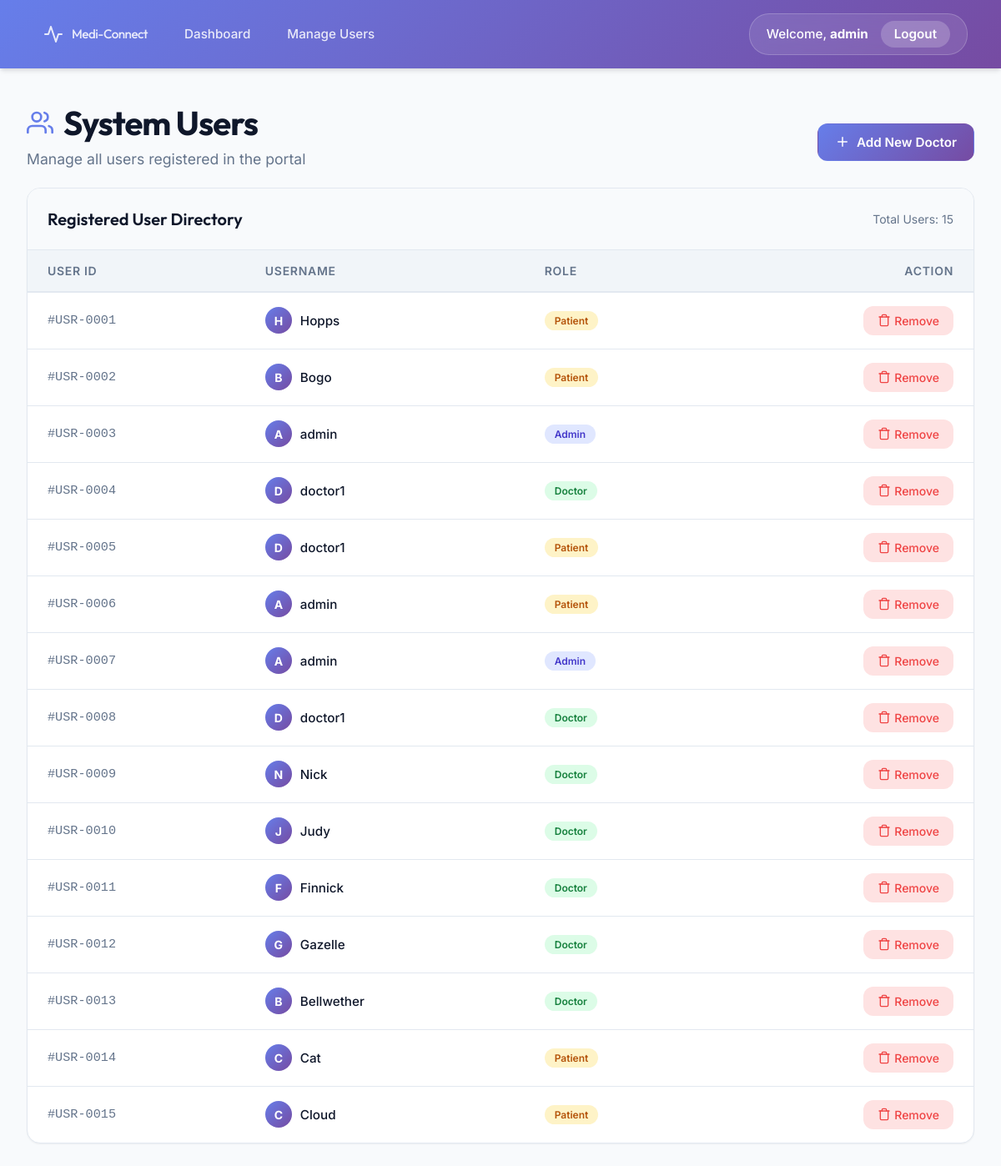
Before: /admin/users (signed in) with the older database file.
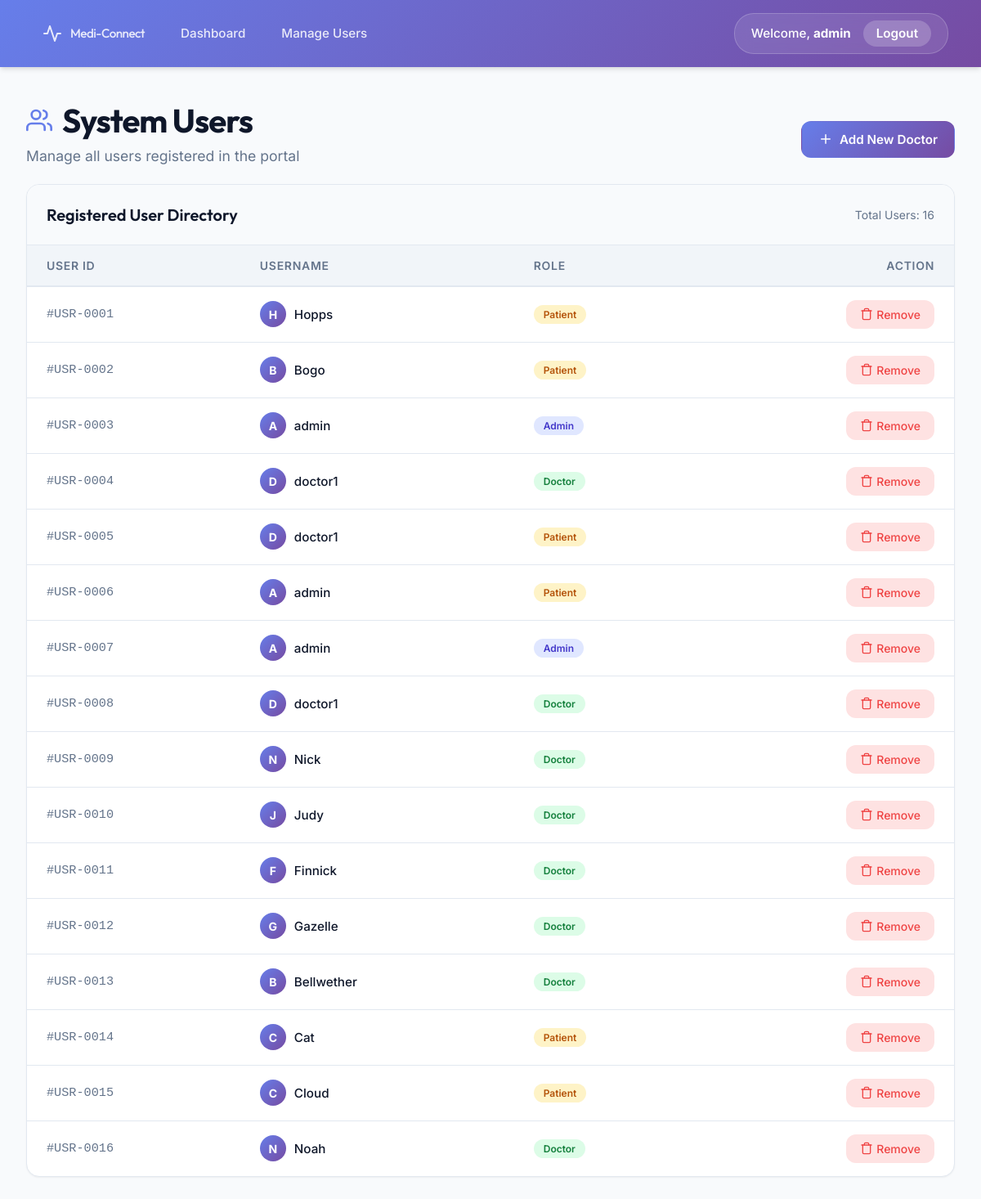
After: the same page with the newer database file.
### tables this page shows
CREATE TABLE users(
    id INTEGER PRIMARY KEY AUTOINCREMENT,
    username TEXT,
    password TEXT,
    role TEXT
);

### app.py (the view)
@app.route('/admin/users')
def view_users():
    if session.get('role') != 'admin':
        return "Unauthorized access", 403
    conn = get_db_connection()
    users = conn.execute('SELECT id, username, role FROM users').fetchall()
    conn.close()
    return render_template('view_users.html', users=users)

### app.py (called while the page is built)
def get_db_connection():
    conn = sqlite3.connect('database.db')
    conn.row_factory = sqlite3.Row
    return conn

### templates/view_users.html (shortened to what this page needs)
{% extends "base.html" %}
{% block content %}
<div class="users-container">
    <div class="dashboard-header" style="display: flex; justify-content: space-between; align-items: flex-end; margin-bottom: 0;">
        <div>
            <h2>
                System Users
            </h2>
            <p>Manage all users registered in the portal</p>
        </div>
        <a href="/admin/add_doctor" class="btn-action btn-primary" style="margin-bottom: 0.5rem;">
            <svg width="18" height="18" viewBox="0 0 24 24" fill="none" stroke="currentColor" stroke-width="2" stroke-linecap="round" stroke-linejoin="round" style="margin-right: 8px;">
                <line x1="12" y1="5" x2="12" y2="19"></line>
                <line x1="5" y1="12" x2="19" y2="12"></line>
            </svg>
            Add New Doctor
        </a>
    </div>
    <div class="table-card">
        <div class="table-header">
            <h3>Registered User Directory</h3>
            <span style="color: var(--text-muted); font-size: 0.875rem;">Total Users: {{ users|length }}</span>
        </div>
        <table class="styled-table">
            <thead>
                <tr>
                    <th>User ID</th>
                    <th>Username</th>
                    <th>Role</th>
                    <th style="text-align: right;">Action</th>
                </tr>
            </thead>
            <tbody>
                {% if users %}
                    {% for user in users %}
                    <tr>
                        <td style="font-family: monospace; color: var(--text-muted);">#USR-{{ '%04d' % user.id }}</td>
                        <td style="font-weight: 500;">
                            <div style="display: flex; align-items: center; gap: 10px;">
                                <div style="width: 32px; height: 32px; border-radius: 50%; background: var(--gradient-brand); display: flex; align-items: center; justify-content: center; color: white; font-weight: bold; font-size: 0.875rem;">
                                    {{ user.username[0]|upper }}
                                </div>
                                {{ user.username }}
                            </div>
                        </td>
                        <td>
                            <span class="role-badge {% if user.role == 'admin' %}role-admin{% elif user.role == 'doctor' %}role-doctor{% else %}role-patient{% endif %}">
                                {{ user.role }}
                            </span>
                        </td>
                        <td class="actions-cell">
                            {% if user.role != 'admin' or user.id != session.get('user_id') %}
                            <a href="/delete_user/{{ user.id }}" class="btn-delete" onclick="return confirm('Are you sure you want to delete this user? This action cannot be undone.');">
                                <svg width="16" height="16" viewBox="0 0 24 24" fill="none" stroke="currentColor" stroke-width="2" stroke-linecap="round" stroke-linejoin="round" style="margin-right: 4px;">
                                    <polyline points="3 6 5 6 21 6"></polyline>
                                    <path d="M19 6v14a2 2 0 0 1-2 2H7a2 2 0 0 1-2-2V6m3 0V4a2 2 0 0 1 2-2h4a2 2 0 0 1 2 2v2"></path>
                                </svg>
                                Remove
                            </a>
                            {% endif %}
                        </td>
                    </tr>
                    {% endfor %}
                {% endif %}
            </tbody>
        </table>
    </div>
</div>
{% endblock %}

### templates/base.html (shortened to what this page needs)
<!DOCTYPE html>
<html lang="en">
<head>
</head>
<body>
<nav class="navbar">
    <div class="nav-left">
        <a href="/" class="navbar-brand">
            <svg width="24" height="24" viewBox="0 0 24 24" fill="none" stroke="currentColor" stroke-width="2" stroke-linecap="round" stroke-linejoin="round">
                <path d="M22 12h-4l-3 9L9 3l-3 9H2"/>
            </svg>
            Medi-Connect
        </a>
        {% if session.get('role') == 'admin' %}
            <a href="/admin">Dashboard</a>
            <a href="/admin/users">Manage Users</a>
        {% endif %}
    </div>
    <div class="nav-right">
        {% if session.get('username') %}
            <span>Welcome, <strong>{{ session.get('username') }}</strong></span>
            <a href="/logout">Logout</a>
        {% else %}
            <a href="/login">Login</a>
        {% endif %}
    </div>
</nav>
<main class="container">
    {% block content %}
    {% endblock %}
</main>
</body>
</html>

### templates/base.html (style rules this page uses)
:root { --primary: #667eea; --primary-hover: #5a6ed1; --secondary: #764ba2; --accent: #F43F5E; --bg-body: #F8FAFC; --bg-card: #FFFFFF; --text-main: #0F172A; --text-muted: #64748B; --border-color: #E2E8F0; --gradient-brand: linear-gradient(135deg, #667eea 0%, #764ba2 100%); --gradient-glass: linear-gradient(135deg, rgba(255,255,255,0.1), rgba(255,255,255,0)); --shadow-sm: 0 1px 2px 0 rgba(0, 0, 0, 0.05); --shadow-md: 0 4px 6px -1px rgba(0, 0, 0, 0.1), 0 2px 4px -1px rgba(0, 0, 0, 0.06); --shadow-lg: 0 10px 15px -3px rgba(0, 0, 0, 0.1), 0 4px 6px -2px rgba(0, 0, 0, 0.05); --shadow-xl: 0 20px 25px -5px rgba(0, 0, 0, 0.1), 0 10px 10px -5px rgba(0, 0, 0, 0.04); --radius-md: 0.75rem; --radius-lg: 1rem; --radius-xl: 1.5rem; --transition: all 0.3s cubic-bezier(0.4, 0, 0.2, 1); }
* { margin: 0; padding: 0; box-sizing: border-box; }
body { font-family: 'Inter', sans-serif; background-color: var(--bg-body); color: var(--text-main); min-height: 100vh; display: flex; flex-direction: column; overflow-x: hidden; -webkit-font-smoothing: antialiased; }
.navbar { background: var(--gradient-brand); padding: 1rem 2.5rem; display: flex; justify-content: space-between; align-items: center; box-shadow: var(--shadow-md); position: sticky; top: 0; z-index: 100; }
.navbar-brand { font-family: 'Outfit', sans-serif; font-size: 1.5rem; font-weight: 800; color: white; text-decoration: none; letter-spacing: -0.5px; display: flex; align-items: center; gap: 10px; }
.nav-left, .nav-right { display: flex; align-items: center; gap: 20px; }
.nav-left a { color: rgba(255, 255, 255, 0.85); text-decoration: none; font-weight: 500; font-size: 0.95rem; transition: var(--transition); padding: 0.5rem 0.75rem; border-radius: var(--radius-md); }
.nav-right { color: white; font-weight: 500; font-size: 0.95rem; background: rgba(255, 255, 255, 0.1); padding: 0.5rem 1.25rem; border-radius: var(--radius-xl); display: flex; align-items: center; gap: 15px; border: 1px solid rgba(255, 255, 255, 0.2); backdrop-filter: blur(10px); }
.nav-right a { color: white; text-decoration: none; font-weight: 600; background: rgba(255, 255, 255, 0.2); padding: 0.4rem 1rem; border-radius: var(--radius-xl); transition: var(--transition); }
.container { width: 100%; max-width: 1280px; margin: 0 auto; padding: 2.5rem 2rem; flex-grow: 1; animation: fadeIn 0.5s ease-out; }
.dashboard-header { margin-bottom: 2.5rem; }
.dashboard-header h2 { font-family: 'Outfit', sans-serif; font-size: 2.5rem; font-weight: 700; color: var(--text-main); letter-spacing: -1px; margin-bottom: 0.5rem; display: flex; align-items: center; gap: 12px; }
.dashboard-header p { color: var(--text-muted); font-size: 1.1rem; font-weight: 400; }
.btn-action { display: inline-flex; align-items: center; justify-content: center; padding: 0.75rem 1.25rem; background: var(--bg-body); color: var(--primary); border: 1px solid var(--border-color); border-radius: var(--radius-md); text-decoration: none; font-weight: 600; font-size: 0.95rem; transition: var(--transition); cursor: pointer; }
.btn-primary { background: var(--gradient-brand); color: white; border-color: transparent; }

Changed rows visible on the page:
added users: id "0016", username "N", username "Noah", role "Doctor"
Other visible differences:
{{ users|length }}: "15" → "16"
